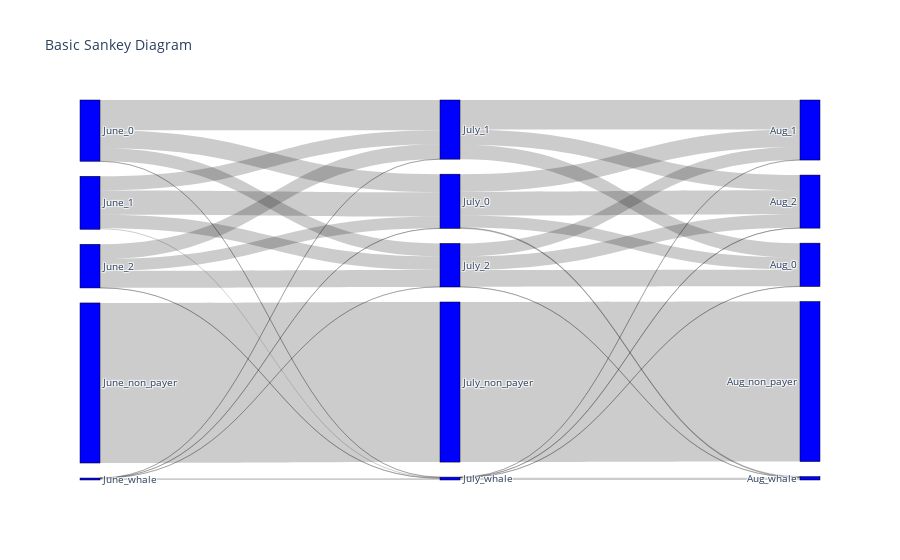

The code cell stored with this chart in its notebook:
### Code cell
import plotly.graph_objects as go

fig = go.Figure(data=[go.Sankey(
    node = dict(
      pad = 15,
      thickness = 20,
      line = dict(color = "black", width = 0.5),
      label = label_sankey,
      color = "blue"
    ),
    link = dict(
      source = source, # indices correspond to labels, eg A1, A2, A1, B1, ...
      target = target,
      value = value
  ))])

fig.update_layout(title_text="Basic Sankey Diagram", font_size=10)
fig.show()

### Figure 1 — Plotly figure (JSON) as saved in the notebook; plotly's stock layout.template omitted (floating-point values rounded to 4 significant figures)
{"data": [{"link": {"source": [2, 2, 2, 2, 1, 1, 1, 1, 0, 0, 0, 0, 3, 4, 4, 4, 4, 7, 7, 7, 7, 6, 6, 6, 5, 5, 5, 5, 8, 9, 9, 9, 9], "target": [7, 6, 5, 9, 7, 6, 5, 9, 7, 6, 5, 9, 8, 7, 6, 5, 9, 12, 11, 10, 14, 12, 11, 10, 12, 11, 10, 14, 13, 12, 11, 10, 14], "value": [1701, 2829, 1213, 1, 2272, 1329, 1274, 94, 1102, 1388, 1589, 16, 15007, 10, 1, 12, 162, 1125, 1645, 2241, 74, 1361, 2759, 1427, 1563, 1214, 1284, 27, 15007, 17, 12, 25, 219]}, "node": {"color": "blue", "label": ["June_2", "June_1", "June_0", "June_non_payer", "June_whale", "July_2", "July_1", "July_0", "July_non_payer", "July_whale", "Aug_2", "Aug_1", "Aug_0", "Aug_non_payer", "Aug_whale"], "line": {"color": "black", "width": 0.5}, "pad": 15, "thickness": 20}, "type": "sankey"}], "layout": {"font": {"size": 10}, "title": {"text": "Basic Sankey Diagram"}}}
